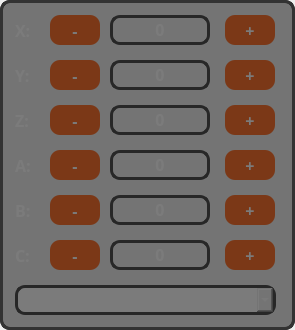
    <widget class="QFrame" name="frm_axis_control">
     <property name="geometry">
      <rect>
       <x>15</x>
       <y>405</y>
       <width>295</width>
       <height>330</height>
      </rect>
     </property>
     <property name="sizePolicy">
      <sizepolicy hsizetype="Preferred" vsizetype="Preferred">
       <horstretch>0</horstretch>
       <verstretch>0</verstretch>
      </sizepolicy>
     </property>
     <property name="styleSheet">
      <string notr="true">border-radius: 10px;
border: 3px solid #333333;</string>
     </property>
     <property name="frameShape">
      <enum>QFrame::NoFrame</enum>
     </property>
     <widget class="QPushButton" name="btn_x_plus">
      <property name="geometry">
       <rect>
        <x>225</x>
        <y>15</y>
        <width>50</width>
        <height>30</height>
       </rect>
      </property>
      <property name="sizePolicy">
       <sizepolicy hsizetype="Fixed" vsizetype="Fixed">
        <horstretch>0</horstretch>
        <verstretch>0</verstretch>
       </sizepolicy>
      </property>
      <property name="font">
       <font>
        <family>JetBrains Mono</family>
        <pointsize>12</pointsize>
        <weight>75</weight>
        <bold>true</bold>
       </font>
      </property>
      <property name="styleSheet">
       <string notr="true">QPushButton {
	background-color: #FE5C0D;
	color: #FFFFFF;
	padding: 5px;
	border-radius: 10px;
	border: none;
}
QPushButton:hover{
	background-color: rgb(254, 81, 13);
    border: 2px solid rgb(254, 174, 13);
}</string>
      </property>
      <property name="text">
       <string>+</string>
      </property>
     </widget>
     <widget class="QLabel" name="lbl_a">
      <property name="geometry">
       <rect>
        <x>15</x>
        <y>155</y>
        <width>31</width>
        <height>20</height>
       </rect>
      </property>
      <property name="font">
       <font>
        <family>JetBrains Mono</family>
        <pointsize>12</pointsize>
        <weight>75</weight>
        <bold>true</bold>
       </font>
      </property>
      <property name="styleSheet">
       <string notr="true">border: none;
color: #fff;
</string>
      </property>
      <property name="text">
       <string>A:</string>
      </property>
     </widget>
     <widget class="QPushButton" name="btn_z_minus">
      <property name="geometry">
       <rect>
        <x>50</x>
        <y>105</y>
        <width>50</width>
        <height>30</height>
       </rect>
      </property>
      <property name="sizePolicy">
       <sizepolicy hsizetype="Fixed" vsizetype="Fixed">
        <horstretch>0</horstretch>
        <verstretch>0</verstretch>
       </sizepolicy>
      </property>
      <property name="font">
       <font>
        <family>JetBrains Mono</family>
        <pointsize>12</pointsize>
        <weight>75</weight>
        <bold>true</bold>
       </font>
      </property>
      <property name="styleSheet">
       <string notr="true">QPushButton {
	background-color: #FE5C0D;
	color: #FFFFFF;
	padding: 5px;
	border-radius: 10px;
	border: none;
}
QPushButton:hover{
	background-color: rgb(254, 81, 13);
    border: 2px solid rgb(254, 174, 13);
}</string>
      </property>
      <property name="text">
       <string>-</string>
      </property>
     </widget>
     <widget class="QPushButton" name="btn_z_plus">
      <property name="geometry">
       <rect>
        <x>225</x>
        <y>105</y>
        <width>50</width>
        <height>30</height>
       </rect>
      </property>
      <property name="sizePolicy">
       <sizepolicy hsizetype="Fixed" vsizetype="Fixed">
        <horstretch>0</horstretch>
        <verstretch>0</verstretch>
       </sizepolicy>
      </property>
      <property name="font">
       <font>
        <family>JetBrains Mono</family>
        <pointsize>12</pointsize>
        <weight>75</weight>
        <bold>true</bold>
       </font>
      </property>
      <property name="styleSheet">
       <string notr="true">QPushButton {
	background-color: #FE5C0D;
	color: #FFFFFF;
	padding: 5px;
	border-radius: 10px;
	border: none;
}
QPushButton:hover{
	background-color: rgb(254, 81, 13);
    border: 2px solid rgb(254, 174, 13);
}</string>
      </property>
      <property name="text">
       <string>+</string>
      </property>
     </widget>
     <widget class="QLabel" name="lbl_c">
      <property name="geometry">
       <rect>
        <x>15</x>
        <y>245</y>
        <width>31</width>
        <height>20</height>
       </rect>
      </property>
      <property name="font">
       <font>
        <family>JetBrains Mono</family>
        <pointsize>12</pointsize>
        <weight>75</weight>
        <bold>true</bold>
       </font>
      </property>
      <property name="styleSheet">
       <string notr="true">border: none;
color: #fff;
</string>
      </property>
      <property name="text">
       <string>C:</string>
      </property>
     </widget>
     <widget class="QLabel" name="lbl_b">
      <property name="geometry">
       <rect>
        <x>15</x>
        <y>200</y>
        <width>31</width>
        <height>20</height>
       </rect>
      </property>
      <property name="font">
       <font>
        <family>JetBrains Mono</family>
        <pointsize>12</pointsize>
        <weight>75</weight>
        <bold>true</bold>
       </font>
      </property>
      <property name="styleSheet">
       <string notr="true">border: none;
color: #fff;
</string>
      </property>
      <property name="text">
       <string>B:</string>
      </property>
     </widget>
     <widget class="QComboBox" name="combo_axis_mode">
      <property name="geometry">
       <rect>
        <x>15</x>
        <y>285</y>
        <width>261</width>
        <height>30</height>
       </rect>
      </property>
      <property name="font">
       <font>
        <family>JetBrains Mono</family>
        <pointsize>12</pointsize>
        <weight>75</weight>
        <bold>true</bold>
       </font>
      </property>
      <property name="toolTip">
       <string>&lt;html&gt;&lt;head/&gt;&lt;body&gt;&lt;p&gt;&lt;span style=&quot; font-size:8pt; font-weight:400; color:#ffffff;&quot;&gt;Select jog increment&lt;/span&gt;&lt;/p&gt;&lt;/body&gt;&lt;/html&gt;</string>
      </property>
      <property name="styleSheet">
       <string notr="true">border: 3px solid #333333;
color: #fff;</string>
      </property>
      <item>
       <property name="text">
        <string>Continuous</string>
       </property>
      </item>
      <item>
       <property name="text">
        <string>0.1000</string>
       </property>
      </item>
      <item>
       <property name="text">
        <string>0.0100</string>
       </property>
      </item>
      <item>
       <property name="text">
        <string>0.0010</string>
       </property>
      </item>
      <item>
       <property name="text">
        <string>0.0001</string>
       </property>
      </item>
     </widget>
     <widget class="QPushButton" name="btn_y_minus">
      <property name="geometry">
       <rect>
        <x>50</x>
        <y>60</y>
        <width>50</width>
        <height>30</height>
       </rect>
      </property>
      <property name="sizePolicy">
       <sizepolicy hsizetype="Fixed" vsizetype="Fixed">
        <horstretch>0</horstretch>
        <verstretch>0</verstretch>
       </sizepolicy>
      </property>
      <property name="font">
       <font>
        <family>JetBrains Mono</family>
        <pointsize>12</pointsize>
        <weight>75</weight>
        <bold>true</bold>
       </font>
      </property>
      <property name="styleSheet">
       <string notr="true">QPushButton {
	background-color: #FE5C0D;
	color: #FFFFFF;
	padding: 5px;
	border-radius: 10px;
	border: none;
}
QPushButton:hover{
	background-color: rgb(254, 81, 13);
    border: 2px solid rgb(254, 174, 13);
}</string>
      </property>
      <property name="text">
       <string>-</string>
      </property>
     </widget>
     <widget class="QLabel" name="lbl_x">
      <property name="geometry">
       <rect>
        <x>15</x>
        <y>20</y>
        <width>31</width>
        <height>20</height>
       </rect>
      </property>
      <property name="font">
       <font>
        <family>JetBrains Mono</family>
        <pointsize>12</pointsize>
        <weight>75</weight>
        <bold>true</bold>
       </font>
      </property>
      <property name="styleSheet">
       <string notr="true">border: none;
color: #fff;
</string>
      </property>
      <property name="text">
       <string>X:</string>
      </property>
     </widget>
     <widget class="QPushButton" name="btn_x_minus">
      <property name="geometry">
       <rect>
        <x>50</x>
        <y>15</y>
        <width>50</width>
        <height>30</height>
       </rect>
      </property>
      <property name="sizePolicy">
       <sizepolicy hsizetype="Fixed" vsizetype="Fixed">
        <horstretch>0</horstretch>
        <verstretch>0</verstretch>
       </sizepolicy>
      </property>
      <property name="font">
       <font>
        <family>JetBrains Mono</family>
        <pointsize>12</pointsize>
        <weight>75</weight>
        <bold>true</bold>
       </font>
      </property>
      <property name="styleSheet">
       <string notr="true">QPushButton {
	background-color: #FE5C0D;
	color: #FFFFFF;
	padding: 5px;
	border-radius: 10px;
	border: none;
}
QPushButton:hover{
	background-color: rgb(254, 81, 13);
    border: 2px solid rgb(254, 174, 13);
}</string>
      </property>
      <property name="text">
       <string>-</string>
      </property>
     </widget>
     <widget class="QPushButton" name="btn_a_minus">
      <property name="geometry">
       <rect>
        <x>50</x>
        <y>150</y>
        <width>50</width>
        <height>30</height>
       </rect>
      </property>
      <property name="sizePolicy">
       <sizepolicy hsizetype="Fixed" vsizetype="Fixed">
        <horstretch>0</horstretch>
        <verstretch>0</verstretch>
       </sizepolicy>
      </property>
      <property name="font">
       <font>
        <family>JetBrains Mono</family>
        <pointsize>12</pointsize>
        <weight>75</weight>
        <bold>true</bold>
       </font>
      </property>
      <property name="styleSheet">
       <string notr="true">QPushButton {
	background-color: #FE5C0D;
	color: #FFFFFF;
	padding: 5px;
	border-radius: 10px;
	border: none;
}
QPushButton:hover{
	background-color: rgb(254, 81, 13);
    border: 2px solid rgb(254, 174, 13);
}</string>
      </property>
      <property name="text">
       <string>-</string>
      </property>
     </widget>
     <widget class="QPushButton" name="btn_b_minus">
      <property name="geometry">
       <rect>
        <x>50</x>
        <y>195</y>
        <width>50</width>
        <height>30</height>
       </rect>
      </property>
      <property name="sizePolicy">
       <sizepolicy hsizetype="Fixed" vsizetype="Fixed">
        <horstretch>0</horstretch>
        <verstretch>0</verstretch>
       </sizepolicy>
      </property>
      <property name="font">
       <font>
        <family>JetBrains Mono</family>
        <pointsize>12</pointsize>
        <weight>75</weight>
        <bold>true</bold>
       </font>
      </property>
      <property name="styleSheet">
       <string notr="true">QPushButton {
	background-color: #FE5C0D;
	color: #FFFFFF;
	padding: 5px;
	border-radius: 10px;
	border: none;
}
QPushButton:hover{
	background-color: rgb(254, 81, 13);
    border: 2px solid rgb(254, 174, 13);
}</string>
      </property>
      <property name="text">
       <string>-</string>
      </property>
     </widget>
     <widget class="QPushButton" name="btn_y_plus">
      <property name="geometry">
       <rect>
        <x>225</x>
        <y>60</y>
        <width>50</width>
        <height>30</height>
       </rect>
      </property>
      <property name="sizePolicy">
       <sizepolicy hsizetype="Fixed" vsizetype="Fixed">
        <horstretch>0</horstretch>
        <verstretch>0</verstretch>
       </sizepolicy>
      </property>
      <property name="font">
       <font>
        <family>JetBrains Mono</family>
        <pointsize>12</pointsize>
        <weight>75</weight>
        <bold>true</bold>
       </font>
      </property>
      <property name="styleSheet">
       <string notr="true">QPushButton {
	background-color: #FE5C0D;
	color: #FFFFFF;
	padding: 5px;
	border-radius: 10px;
	border: none;
}
QPushButton:hover{
	background-color: rgb(254, 81, 13);
    border: 2px solid rgb(254, 174, 13);
}</string>
      </property>
      <property name="text">
       <string>+</string>
      </property>
     </widget>
     <widget class="QPushButton" name="btn_c_minus">
      <property name="geometry">
       <rect>
        <x>50</x>
        <y>240</y>
        <width>50</width>
        <height>30</height>
       </rect>
      </property>
      <property name="sizePolicy">
       <sizepolicy hsizetype="Fixed" vsizetype="Fixed">
        <horstretch>0</horstretch>
        <verstretch>0</verstretch>
       </sizepolicy>
      </property>
      <property name="font">
       <font>
        <family>JetBrains Mono</family>
        <pointsize>12</pointsize>
        <weight>75</weight>
        <bold>true</bold>
       </font>
      </property>
      <property name="styleSheet">
       <string notr="true">QPushButton {
	background-color: #FE5C0D;
	color: #FFFFFF;
	padding: 5px;
	border-radius: 10px;
	border: none;
}
QPushButton:hover{
	background-color: rgb(254, 81, 13);
    border: 2px solid rgb(254, 174, 13);
}</string>
      </property>
      <property name="text">
       <string>-</string>
      </property>
     </widget>
     <widget class="QLabel" name="lbl_z">
      <property name="geometry">
       <rect>
        <x>15</x>
        <y>110</y>
        <width>31</width>
        <height>20</height>
       </rect>
      </property>
      <property name="font">
       <font>
        <family>JetBrains Mono</family>
        <pointsize>12</pointsize>
        <weight>75</weight>
        <bold>true</bold>
       </font>
      </property>
      <property name="styleSheet">
       <string notr="true">border: none;
color: #fff;
</string>
      </property>
      <property name="text">
       <string>Z:</string>
      </property>
     </widget>
     <widget class="QPushButton" name="btn_c_plus">
      <property name="geometry">
       <rect>
        <x>225</x>
        <y>240</y>
        <width>50</width>
        <height>30</height>
       </rect>
      </property>
      <property name="sizePolicy">
       <sizepolicy hsizetype="Fixed" vsizetype="Fixed">
        <horstretch>0</horstretch>
        <verstretch>0</verstretch>
       </sizepolicy>
      </property>
      <property name="font">
       <font>
        <family>JetBrains Mono</family>
        <pointsize>12</pointsize>
        <weight>75</weight>
        <bold>true</bold>
       </font>
      </property>
      <property name="styleSheet">
       <string notr="true">QPushButton {
	background-color: #FE5C0D;
	color: #FFFFFF;
	padding: 5px;
	border-radius: 10px;
	border: none;
}
QPushButton:hover{
	background-color: rgb(254, 81, 13);
    border: 2px solid rgb(254, 174, 13);
}</string>
      </property>
      <property name="text">
       <string>+</string>
      </property>
     </widget>
     <widget class="QPushButton" name="btn_b_plus">
      <property name="geometry">
       <rect>
        <x>225</x>
        <y>195</y>
        <width>50</width>
        <height>30</height>
       </rect>
      </property>
      <property name="sizePolicy">
       <sizepolicy hsizetype="Fixed" vsizetype="Fixed">
        <horstretch>0</horstretch>
        <verstretch>0</verstretch>
       </sizepolicy>
      </property>
      <property name="font">
       <font>
        <family>JetBrains Mono</family>
        <pointsize>12</pointsize>
        <weight>75</weight>
        <bold>true</bold>
       </font>
      </property>
      <property name="styleSheet">
       <string notr="true">QPushButton {
	background-color: #FE5C0D;
	color: #FFFFFF;
	padding: 5px;
	border-radius: 10px;
	border: none;
}
QPushButton:hover{
	background-color: rgb(254, 81, 13);
    border: 2px solid rgb(254, 174, 13);
}</string>
      </property>
      <property name="text">
       <string>+</string>
      </property>
     </widget>
     <widget class="QLabel" name="lbl_y">
      <property name="geometry">
       <rect>
        <x>15</x>
        <y>65</y>
        <width>31</width>
        <height>20</height>
       </rect>
      </property>
      <property name="font">
       <font>
        <family>JetBrains Mono</family>
        <pointsize>12</pointsize>
        <weight>75</weight>
        <bold>true</bold>
       </font>
      </property>
      <property name="styleSheet">
       <string notr="true">border: none;
color: #fff;
</string>
      </property>
      <property name="text">
       <string>Y:</string>
      </property>
     </widget>
     <widget class="QPushButton" name="btn_a_plus">
      <property name="geometry">
       <rect>
        <x>225</x>
        <y>150</y>
        <width>50</width>
        <height>30</height>
       </rect>
      </property>
      <property name="sizePolicy">
       <sizepolicy hsizetype="Fixed" vsizetype="Fixed">
        <horstretch>0</horstretch>
        <verstretch>0</verstretch>
       </sizepolicy>
      </property>
      <property name="font">
       <font>
        <family>JetBrains Mono</family>
        <pointsize>12</pointsize>
        <weight>75</weight>
        <bold>true</bold>
       </font>
      </property>
      <property name="styleSheet">
       <string notr="true">QPushButton {
	background-color: #FE5C0D;
	color: #FFFFFF;
	padding: 5px;
	border-radius: 10px;
	border: none;
}
QPushButton:hover{
	background-color: rgb(254, 81, 13);
    border: 2px solid rgb(254, 174, 13);
}</string>
      </property>
      <property name="text">
       <string>+</string>
      </property>
     </widget>
     <widget class="QFrame" name="axis_control_overlay">
      <property name="geometry">
       <rect>
        <x>0</x>
        <y>0</y>
        <width>295</width>
        <height>330</height>
       </rect>
      </property>
      <property name="styleSheet">
       <string notr="true">background-color: rgba(30, 30, 30, 150);
border-radius: 10px;
border: 3px solid #333333;</string>
      </property>
      <property name="frameShape">
       <enum>QFrame::StyledPanel</enum>
      </property>
      <property name="frameShadow">
       <enum>QFrame::Raised</enum>
      </property>
     </widget>
     <widget class="QLabel" name="txt_x_pos">
      <property name="geometry">
       <rect>
        <x>110</x>
        <y>15</y>
        <width>100</width>
        <height>30</height>
       </rect>
      </property>
      <property name="font">
       <font>
        <family>JetBrains Mono</family>
        <pointsize>12</pointsize>
        <weight>75</weight>
        <bold>true</bold>
       </font>
      </property>
      <property name="styleSheet">
       <string notr="true">border-radius: 10px;
color: #fff;
qproperty-alignment: 'AlignHCenter';
border: 3px solid #333333;
</string>
      </property>
      <property name="text">
       <string>0</string>
      </property>
      <property name="alignment">
       <set>Qt::AlignHCenter</set>
      </property>
     </widget>
     <widget class="QLabel" name="txt_y_pos">
      <property name="geometry">
       <rect>
        <x>110</x>
        <y>60</y>
        <width>100</width>
        <height>30</height>
       </rect>
      </property>
      <property name="font">
       <font>
        <family>JetBrains Mono</family>
        <pointsize>12</pointsize>
        <weight>75</weight>
        <bold>true</bold>
       </font>
      </property>
      <property name="styleSheet">
       <string notr="true">border-radius: 10px;
color: #fff;
qproperty-alignment: 'AlignHCenter';
border: 3px solid #333333;
</string>
      </property>
      <property name="text">
       <string>0</string>
      </property>
      <property name="alignment">
       <set>Qt::AlignHCenter</set>
      </property>
     </widget>
     <widget class="QLabel" name="txt_z_pos">
      <property name="geometry">
       <rect>
        <x>110</x>
        <y>105</y>
        <width>100</width>
        <height>30</height>
       </rect>
      </property>
      <property name="font">
       <font>
        <family>JetBrains Mono</family>
        <pointsize>12</pointsize>
        <weight>75</weight>
        <bold>true</bold>
       </font>
      </property>
      <property name="styleSheet">
       <string notr="true">border-radius: 10px;
color: #fff;
qproperty-alignment: 'AlignHCenter';
border: 3px solid #333333;
</string>
      </property>
      <property name="text">
       <string>0</string>
      </property>
      <property name="alignment">
       <set>Qt::AlignHCenter</set>
      </property>
     </widget>
     <widget class="QLabel" name="txt_a_pos">
      <property name="geometry">
       <rect>
        <x>110</x>
        <y>150</y>
        <width>100</width>
        <height>30</height>
       </rect>
      </property>
      <property name="font">
       <font>
        <family>JetBrains Mono</family>
        <pointsize>12</pointsize>
        <weight>75</weight>
        <bold>true</bold>
       </font>
      </property>
      <property name="styleSheet">
       <string notr="true">border-radius: 10px;
color: #fff;
qproperty-alignment: 'AlignHCenter';
border: 3px solid #333333;
</string>
      </property>
      <property name="text">
       <string>0</string>
      </property>
      <property name="alignment">
       <set>Qt::AlignHCenter</set>
      </property>
     </widget>
     <widget class="QLabel" name="txt_b_pos">
      <property name="geometry">
       <rect>
        <x>110</x>
        <y>195</y>
        <width>100</width>
        <height>30</height>
       </rect>
      </property>
      <property name="font">
       <font>
        <family>JetBrains Mono</family>
        <pointsize>12</pointsize>
        <weight>75</weight>
        <bold>true</bold>
       </font>
      </property>
      <property name="styleSheet">
       <string notr="true">border-radius: 10px;
color: #fff;
qproperty-alignment: 'AlignHCenter';
border: 3px solid #333333;
</string>
      </property>
      <property name="text">
       <string>0</string>
      </property>
      <property name="alignment">
       <set>Qt::AlignHCenter</set>
      </property>
     </widget>
     <widget class="QLabel" name="txt_c_pos">
      <property name="geometry">
       <rect>
        <x>110</x>
        <y>240</y>
        <width>100</width>
        <height>30</height>
       </rect>
      </property>
      <property name="font">
       <font>
        <family>JetBrains Mono</family>
        <pointsize>12</pointsize>
        <weight>75</weight>
        <bold>true</bold>
       </font>
      </property>
      <property name="styleSheet">
       <string notr="true">border-radius: 10px;
color: #fff;
qproperty-alignment: 'AlignHCenter';
border: 3px solid #333333;
</string>
      </property>
      <property name="text">
       <string>0</string>
      </property>
      <property name="alignment">
       <set>Qt::AlignHCenter</set>
      </property>
     </widget>
     <zorder>btn_x_plus</zorder>
     <zorder>lbl_a</zorder>
     <zorder>btn_z_minus</zorder>
     <zorder>btn_z_plus</zorder>
     <zorder>lbl_c</zorder>
     <zorder>lbl_b</zorder>
     <zorder>combo_axis_mode</zorder>
     <zorder>btn_y_minus</zorder>
     <zorder>lbl_x</zorder>
     <zorder>btn_x_minus</zorder>
     <zorder>btn_a_minus</zorder>
     <zorder>btn_b_minus</zorder>
     <zorder>btn_y_plus</zorder>
     <zorder>btn_c_minus</zorder>
     <zorder>lbl_z</zorder>
     <zorder>btn_c_plus</zorder>
     <zorder>btn_b_plus</zorder>
     <zorder>lbl_y</zorder>
     <zorder>btn_a_plus</zorder>
     <zorder>txt_x_pos</zorder>
     <zorder>txt_y_pos</zorder>
     <zorder>txt_z_pos</zorder>
     <zorder>txt_a_pos</zorder>
     <zorder>txt_b_pos</zorder>
     <zorder>txt_c_pos</zorder>
     <zorder>axis_control_overlay</zorder>
    </widget>
